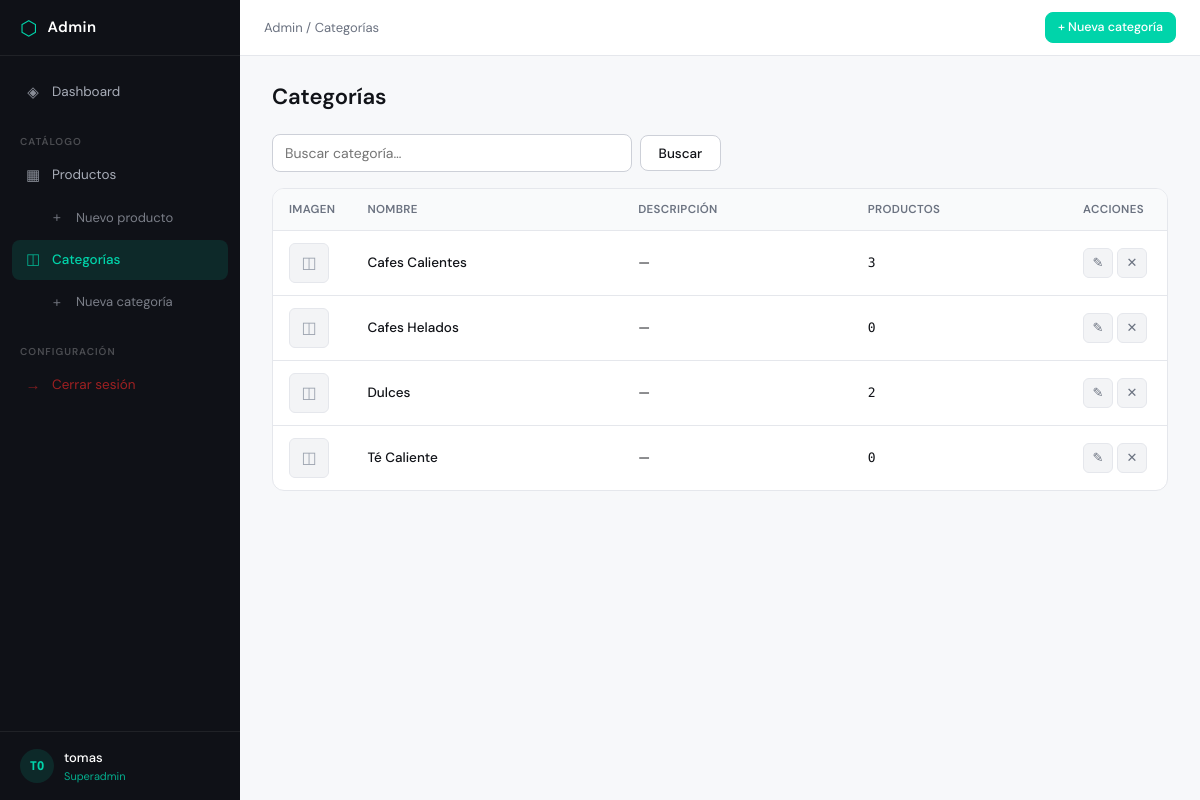
The app's page /panel/categorias/ (signed in), older data.
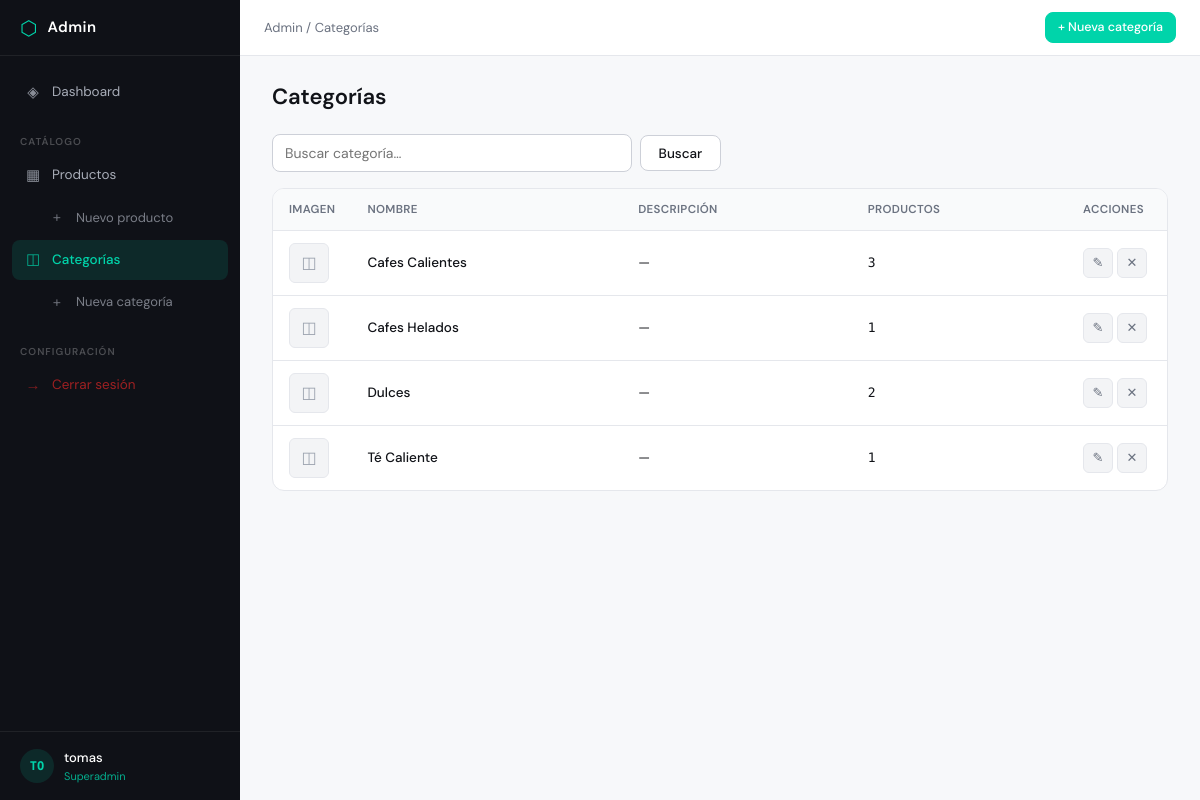
The same page, newer data.
### catalogo/models.py (models this page shows, shortened)
class Categoria(models.Model):
    nombre = models.CharField( max_length=100)
    image = models.ImageField(upload_to='categorias/', null=True, blank=True)
    tiene_tamano = models.BooleanField(default=False)
    tiene_tipo_leche = models.BooleanField(default=False)

### backoffice/views.py (the view)
# urls.py: path('categorias/', views.categoria_lista, name='admin_categoria_lista'),
@admin_required
def categoria_lista(request):
    categorias = Categoria.objects.annotate(num_productos=Count('productos')).order_by('nombre')
    query = request.GET.get('q', '').strip()
    if query:
        categorias = categorias.filter(nombre__icontains=query)
    paginator = Paginator(categorias, 20)
    page = request.GET.get('page', 1)
    categorias_page = paginator.get_page(page)
    return render(request, 'admin_panel/categoria_lista.html', {'categorias': categorias_page, 'query': query})

### backoffice/views.py (called while the page is built)
def admin_required(view_func):
    @wraps(view_func)
    def _wrapped_view(request, *args, **kwargs):
        if not request.user.is_authenticated:
            messages.error(request, 'Debes iniciar sesión para acceder al panel.')
            return redirect('admin_login')
        if not (request.user.is_staff or request.user.is_superuser):
            messages.error(request, 'No tienes permisos para acceder al panel.')
            return redirect('inicio') # <-- Lo cambié a 'inicio' para que devuelva al home
        return view_func(request, *args, **kwargs)
    return _wrapped_view

### catalogo/context_processors.py (called while the page is built)
def cantidad_carrito(request):
    total = 0
    if 'carrito' in request.session: # si ya hay un carrito
        for key, value in request.session['carrito'].items():
            total += value['cantidad'] # suma la cantidad de cada prod guardado
    return {'cantidad_carrito' : total} #envia la cantidad al html

### catalogo/templates/admin_panel/categoria_lista.html (shortened to what this page needs)
{% extends 'admin_panel/base.html' %}
{% block breadcrumb %} / <a href="{% url 'admin_categoria_lista' %}">Categorías</a>{% endblock %}
{% block topbar_actions %}
<a href="{% url 'admin_categoria_crear' %}" class="btn btn-primary btn-sm">+ Nueva categoría</a>
{% endblock %}
{% block content %}
<div class="page-header">
  <h1 class="page-title">Categorías</h1>
</div>
<div class="filter-bar">
  <form method="get" class="filter-form">
    <input type="text" name="q" value="{{ query }}" placeholder="Buscar categoría…" class="form-control filter-search">
    <button type="submit" class="btn btn-secondary">Buscar</button>
  </form>
</div>
{% if categorias %}
<div class="table-wrap">
  <table class="table">
    <thead>
      <tr>
        <th>Imagen</th>
        <th>Nombre</th>
        <th>Descripción</th>
        <th>Productos</th>
        <th class="col-actions">Acciones</th>
      </tr>
    </thead>
    <tbody>
      {% for cat in categorias %}
      <tr>
        <td class="col-img">
          {% if cat.imagen %}
          <img src="{{ cat.imagen.url }}" alt="{{ cat.nombre }}" class="table-thumb">
          {% else %}
          <div class="table-thumb-empty">◫</div>
          {% endif %}
        </td>
        <td>
          <a href="{% url 'admin_categoria_editar' cat.pk %}" class="table-link">{{ cat.nombre }}</a>
        </td>
        <td class="text-muted">{{ cat.descripcion|default:"—"|truncatechars:60 }}</td>
        <td class="num">{{ cat.num_productos }}</td>
        <td class="col-actions">
          <div class="action-group">
            <a href="{% url 'admin_categoria_editar' cat.pk %}" class="action-btn" title="Editar">✎</a>
            <a href="{% url 'admin_categoria_eliminar' cat.pk %}" class="action-btn action-btn--danger" title="Eliminar">✕</a>
          </div>
        </td>
      </tr>
      {% endfor %}
    </tbody>
  </table>
</div>
{% endif %}
{% endblock %}

Row changes from the older to the newer data that the page shows:
changed Categoria "Cafes Helados": num_productos "0" → "1"
changed Categoria "Té Caliente": num_productos "0" → "1"
